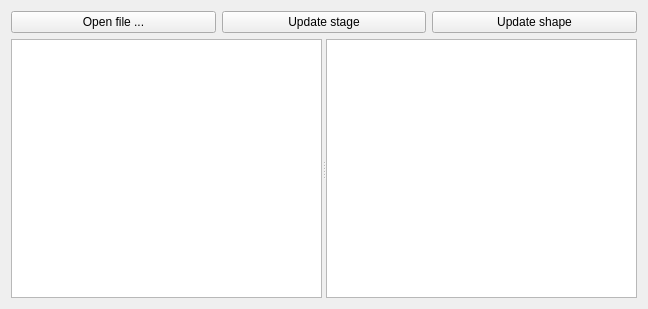
<?xml version="1.0" encoding="UTF-8"?>
<ui version="4.0">
 <class>Widget</class>
 <widget class="QWidget" name="Widget">
  <property name="geometry">
   <rect>
    <x>0</x>
    <y>0</y>
    <width>648</width>
    <height>309</height>
   </rect>
  </property>
  <property name="windowTitle">
   <string>Widget</string>
  </property>
  <layout class="QGridLayout" name="gridLayout">
   <item row="1" column="0" colspan="3">
    <widget class="QSplitter" name="splitter">
     <property name="orientation">
      <enum>Qt::Horizontal</enum>
     </property>
     <widget class="QTreeView" name="treeView"/>
     <widget class="QTableView" name="tableView">
      <property name="font">
       <font>
        <family>Courier New</family>
       </font>
      </property>
     </widget>
    </widget>
   </item>
   <item row="0" column="0">
    <widget class="QPushButton" name="openFilePushButton">
     <property name="text">
      <string>Open file ...</string>
     </property>
    </widget>
   </item>
   <item row="0" column="2">
    <widget class="QPushButton" name="updateShapePushButton">
     <property name="text">
      <string>Update shape</string>
     </property>
    </widget>
   </item>
   <item row="0" column="1">
    <widget class="QPushButton" name="onUpdateStageButton">
     <property name="text">
      <string>Update stage</string>
     </property>
    </widget>
   </item>
  </layout>
 </widget>
 <layoutdefault spacing="6" margin="11"/>
 <resources/>
 <connections>
  <connection>
   <sender>openFilePushButton</sender>
   <signal>clicked()</signal>
   <receiver>Widget</receiver>
   <slot>onOpenFileButton()</slot>
   <hints>
    <hint type="sourcelabel">
     <x>214</x>
     <y>31</y>
    </hint>
    <hint type="destinationlabel">
     <x>330</x>
     <y>30</y>
    </hint>
   </hints>
  </connection>
  <connection>
   <sender>updateShapePushButton</sender>
   <signal>clicked()</signal>
   <receiver>Widget</receiver>
   <slot>onAddShapeButton()</slot>
   <hints>
    <hint type="sourcelabel">
     <x>584</x>
     <y>31</y>
    </hint>
    <hint type="destinationlabel">
     <x>66</x>
     <y>21</y>
    </hint>
   </hints>
  </connection>
  <connection>
   <sender>onUpdateStageButton</sender>
   <signal>clicked()</signal>
   <receiver>Widget</receiver>
   <slot>onUpdateStageButton()</slot>
   <hints>
    <hint type="sourcelabel">
     <x>286</x>
     <y>30</y>
    </hint>
    <hint type="destinationlabel">
     <x>310</x>
     <y>304</y>
    </hint>
   </hints>
  </connection>
 </connections>
 <slots>
  <slot>onOpenFileButton()</slot>
  <slot>onAddShapeButton()</slot>
  <slot>onUpdateStageButton()</slot>
 </slots>
</ui>
